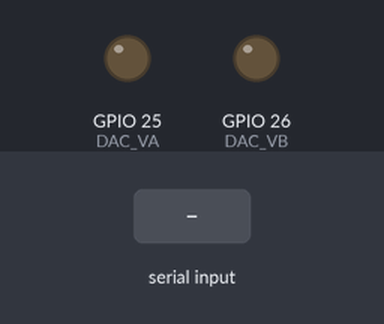
Simulated run of this sketch. Board: ESP32. Shown: output pins drawn as LEDs (lit = HIGH). The inputs (shaded band) are chosen by the test bench. What the sketch prints to the serial monitor is not drawn.

Above: at 0.0 s.
At 7.2 s:
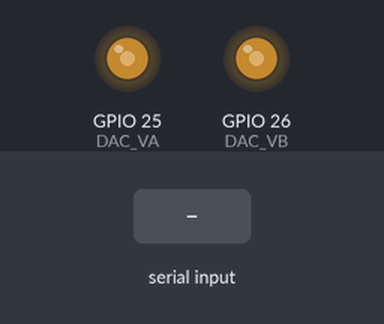
7.3 s: "REPLAY_START\n" received over Serial
Timing chart, 0 to 8.0 s (numbered marks = the images above; inputs shaded):
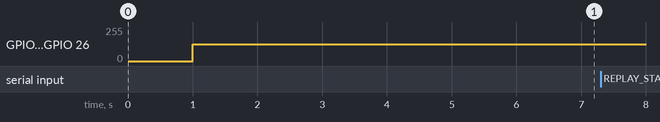

The sketch:

feather_2_code_mimoDEMO.ino
```cpp
/*
 * Feather 2 — Va/Vb DAC generator with NESO trajectory replay mode
 *
 * Normal mode: 50 Hz fixed (Va on DAC_VA at 0°, Vb on DAC_VB at -120°)
 * Replay mode: steps through 360 NESO 9 Aug 2019 frequency samples at 1 Hz,
 *              reprogramming the hardware timer alarm period at each step.
 *
 * Serial commands:
 *   REPLAY_START   — begin replay from index 0
 *   REPLAY_ABORT   — return to 50 Hz nominal immediately
 *
 * Serial output during replay:
 *   REPLAY_BEGIN
 *   REPLAY <i> <f_target>   (one line per second, 360 lines total)
 *   REPLAY_END
 */

#include <math.h>
#include "neso_trajectory.h"

#define DAC_VA     25
#define DAC_VB     26
#define LUT_SIZE   40
#define AMPLITUDE  100

static uint8_t lutVa[LUT_SIZE], lutVb[LUT_SIZE];
volatile int   dacIdx = 0;
hw_timer_t    *timer  = NULL;

// === Replay-mode state ===
enum ReplayMode { MODE_NORMAL = 0, MODE_REPLAY = 1 };
volatile ReplayMode currentMode = MODE_NORMAL;
volatile uint16_t   replayIndex = 0;
uint32_t            lastReplayStepMs = 0;
const float         REPLAY_NOMINAL_FREQ = 50.0f;
const uint32_t      REPLAY_STEP_MS      = 1000;  // 1 second per NESO sample

void IRAM_ATTR onTimer() {
  dacWrite(DAC_VA, lutVa[dacIdx]);
  dacWrite(DAC_VB, lutVb[dacIdx]);
  dacIdx = (dacIdx + 1) % LUT_SIZE;
}

// Reprogram the hardware-timer alarm period for the requested fundamental.
// Does NOT reset dacIdx — the sine waveform continues from its current phase.
void setHardwareTimerForFrequency(float freq) {
  // period_us = 1e6 / (freq * LUT_SIZE), rounded to nearest integer
  uint64_t period_us = (uint64_t)(1000000.0 / (freq * (float)LUT_SIZE) + 0.5);
  timerAlarm(timer, period_us, true, 0);
}

void handleReplayCommand() {
  if (!Serial.available()) return;
  String cmd = Serial.readStringUntil('\n');
  cmd.trim();
  if (cmd == "REPLAY_START" && currentMode == MODE_NORMAL) {
    currentMode = MODE_REPLAY;
    replayIndex = 0;
    lastReplayStepMs = millis() - REPLAY_STEP_MS;  // trigger first step now
    Serial.println("REPLAY_BEGIN");
  } else if (cmd == "REPLAY_ABORT" && currentMode == MODE_REPLAY) {
    currentMode = MODE_NORMAL;
    setHardwareTimerForFrequency(REPLAY_NOMINAL_FREQ);
    Serial.println("REPLAY_ABORTED");
  }
}

void setup() {
  Serial.begin(115200);
  delay(1000);

  for (int i = 0; i < LUT_SIZE; i++) {
    float a = 2.0f * PI * i / LUT_SIZE;
    lutVa[i] = (uint8_t)(127 + AMPLITUDE * sinf(a));
    lutVb[i] = (uint8_t)(127 + AMPLITUDE * sinf(a - 2.0f * PI / 3.0f));
  }

  dacWrite(DAC_VA, 127);
  dacWrite(DAC_VB, 127);
  Serial.println("Feather 2 — DC midpoint 5s then AC");
  delay(5000);

  timer = timerBegin(1000000);
  timerAttachInterrupt(timer, &onTimer);
  timerAlarm(timer, 500, true, 0);  // 500 us = 2 kHz ISR = 50 Hz sine

  Serial.println("AC running.");
  Serial.println("Send REPLAY_START to begin NESO 9 Aug 2019 replay.");
}

void loop() {
  handleReplayCommand();

  if (currentMode == MODE_REPLAY) {
    uint32_t now = millis();
    if (now - lastReplayStepMs >= REPLAY_STEP_MS) {
      lastReplayStepMs = now;
      if (replayIndex < NESO_TRAJECTORY_LENGTH) {
        float f_target = NESO_TRAJECTORY[replayIndex];
        setHardwareTimerForFrequency(f_target);
        Serial.print("REPLAY ");
        Serial.print(replayIndex);
        Serial.print(" ");
        Serial.println(f_target, 4);
        replayIndex++;
      } else {
        setHardwareTimerForFrequency(REPLAY_NOMINAL_FREQ);
        currentMode = MODE_NORMAL;
        Serial.println("REPLAY_END");
      }
    }
  }

  delay(10);  // yield to background tasks
}
```

neso_trajectory.h
```cpp
// (licence header left out)
#ifndef NESO_TRAJECTORY_H
#define NESO_TRAJECTORY_H

#include <stdint.h>

static const uint16_t NESO_TRAJECTORY_LENGTH = 360;
static const uint16_t NESO_NADIR_INDEX       = 120;
static const float    NESO_NADIR_FREQUENCY   = 48.787f;  // Hz

// ESP32 places 'const' arrays in flash (.rodata) automatically.
// Access with NESO_TRAJECTORY[i] directly — no pgm_read_float needed.
static const float NESO_TRAJECTORY[NESO_TRAJECTORY_LENGTH] = {
  50.045f,
  50.042f,
  50.040f,
  50.038f,
  50.035f,
  50.033f,
  50.032f,
  50.035f,
  50.034f,
  50.035f,
  50.034f,
  50.035f,
  50.036f,
  50.034f,
  50.029f,
  50.027f,
  50.025f,
  50.025f,
  50.026f,
  50.025f,
  50.022f,
  50.020f,
  50.016f,
  50.012f,
  50.007f,
  50.003f,
  49.999f,
  49.997f,
  49.995f,
  49.997f,
  49.999f,
  50.005f,
  50.009f,
  50.012f,
  50.014f,
  50.015f,
  50.017f,
  50.019f,
  50.015f,
  50.010f,
  50.008f,
  50.006f,
  50.004f,
  49.999f,
  49.995f,
  49.921f,
  49.770f,
  49.633f,
  49.537f,
  49.468f,
  49.428f,
  49.372f,
  49.331f,
  49.294f,
  49.272f,
  49.274f,
  49.225f,
  49.205f,
  49.197f,
  49.173f,
  49.151f,
  49.136f,
  49.131f,
  49.126f,
  49.141f,
  49.141f,
  49.085f,
  49.107f,
  49.117f,
  49.120f,
  49.083f,
  49.128f,
  49.105f,
  49.100f,
  49.152f,
  49.136f,
  49.113f,
  49.133f,
  49.150f,
  49.160f,
  49.168f,
  49.173f,
  49.182f,
  49.228f,
  49.223f,
  49.231f,
  49.234f,
  49.217f,
  49.268f,
  49.225f,
  49.238f,
  49.235f,
  49.214f,
  49.264f,
  49.200f,
  49.258f,
  49.211f,
  49.192f,
  49.245f,
  49.208f,
  49.188f,
  49.171f,
  49.192f,
  49.170f,
  49.121f,
  49.093f,
  49.072f,
  49.090f,
  49.051f,
  49.009f,
  49.005f,
  49.000f,
  48.983f,
  48.943f,
  48.964f,
  48.912f,
  48.892f,
  48.868f,
  48.842f,
  48.815f,
  48.787f,  // <-- NADIR
  48.821f,
  48.837f,
  48.853f,
  48.868f,
  48.877f,
  48.897f,
  48.870f,
  48.919f,
  48.932f,
  48.922f,
  48.941f,
  48.905f,
  48.915f,
  48.928f,
  48.886f,
  48.919f,
  48.902f,
  48.924f,
  48.930f,
  48.944f,
  48.928f,
  48.964f,
  48.940f,
  48.973f,
  49.001f,
  49.019f,
  49.026f,
  49.026f,
  49.020f,
  49.009f,
  49.005f,
  49.023f,
  49.056f,
  49.083f,
  49.080f,
  49.060f,
  49.055f,
  49.107f,
  49.057f,
  49.108f,
  49.067f,
  49.114f,
  49.069f,
  49.132f,
  49.087f,
  49.114f,
  49.105f,
  49.142f,
  49.184f,
  49.203f,
  49.216f,
  49.204f,
  49.207f,
  49.250f,
  49.256f,
  49.317f,
  49.299f,
  49.307f,
  49.367f,
  49.369f,
  49.367f,
  49.417f,
  49.417f,
  49.443f,
  49.441f,
  49.455f,
  49.467f,
  49.480f,
  49.487f,
  49.496f,
  49.502f,
  49.505f,
  49.509f,
  49.514f,
  49.518f,
  49.525f,
  49.528f,
  49.542f,
  49.535f,
  49.544f,
  49.554f,
  49.549f,
  49.561f,
  49.569f,
  49.583f,
  49.601f,
  49.617f,
  49.632f,
  49.643f,
  49.651f,
  49.658f,
  49.661f,
  49.663f,
  49.664f,
  49.666f,
  49.667f,
  49.668f,
  49.669f,
  49.670f,
  49.669f,
  49.670f,
  49.672f,
  49.676f,
  49.679f,
  49.684f,
  49.689f,
  49.696f,
  49.704f,
  49.709f,
  49.712f,
  49.712f,
  49.710f,
  49.709f,
  49.710f,
  49.708f,
  49.710f,
  49.712f,
  49.712f,
  49.718f,
  49.724f,
  49.727f,
  49.729f,
  49.731f,
  49.733f,
  49.734f,
  49.733f,
  49.729f,
  49.726f,
  49.724f,
  49.723f,
  49.725f,
  49.729f,
  49.734f,
  49.740f,
  49.743f,
  49.748f,
  49.763f,
  49.763f,
  49.760f,
  49.763f,
  49.760f,
  49.758f,
  49.758f,
  49.759f,
  49.760f,
  49.764f,
  49.771f,
  49.776f,
  49.782f,
  49.791f,
  49.798f,
  49.809f,
  49.817f,
  49.824f,
  49.828f,
  49.832f,
  49.836f,
  49.842f,
  49.847f,
  49.852f,
  49.860f,
  49.863f,
  49.875f,
  49.885f,
  49.895f,
  49.902f,
  49.911f,
  49.920f,
  49.929f,
  49.937f,
  49.945f,
  49.952f,
  49.955f,
  49.956f,
  49.957f,
  49.959f,
  49.959f,
  49.959f,
  49.959f,
  49.961f,
  49.959f,
  49.958f,
  49.958f,
  49.957f,
  49.957f,
  49.958f,
  49.952f,
  49.959f,
  49.959f,
  49.961f,
  49.962f,
  49.963f,
  49.967f,
  49.971f,
  49.973f,
  49.974f,
  49.976f,
  49.978f,
  49.980f,
  49.983f,
  49.985f,
  49.988f,
  49.990f,
  49.992f,
  49.994f,
  49.997f,
  50.001f,
  50.006f,
  50.010f,
  50.012f,
  50.014f,
  50.010f,
  50.016f,
  50.019f,
  50.022f,
  50.022f,
  50.024f,
  50.024f,
  50.027f,
  50.031f,
  50.034f,
  50.036f,
  50.040f,
  50.043f,
  50.044f,
  50.048f,
  50.048f,
  50.049f,
  50.052f,
  50.054f,
  50.056f,
  50.057f,
  50.060f,
  50.063f,
  50.068f,
  50.074f,
  50.080f,
  50.085f,
  50.089f
};

#endif // NESO_TRAJECTORY_H
```
